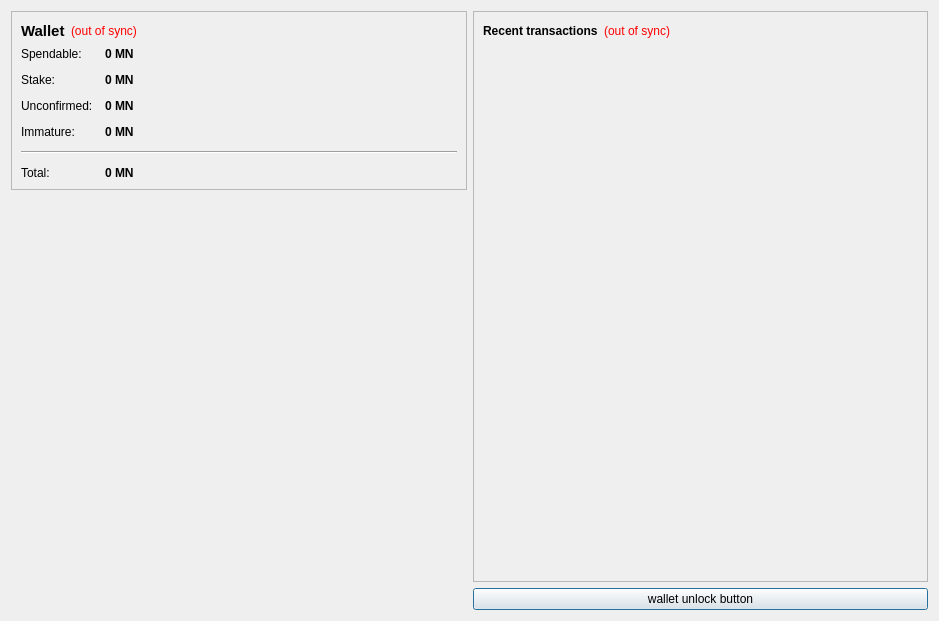
<?xml version="1.0" encoding="UTF-8"?>
<ui version="4.0">
 <class>OverviewPage</class>
 <widget class="QWidget" name="OverviewPage">
  <property name="geometry">
   <rect>
    <x>0</x>
    <y>0</y>
    <width>939</width>
    <height>621</height>
   </rect>
  </property>
  <property name="windowTitle">
   <string>Form</string>
  </property>
  <layout class="QHBoxLayout" name="horizontalLayout" stretch="0,0">
   <item>
    <layout class="QVBoxLayout" name="verticalLayout_2">
     <item>
      <widget class="QFrame" name="frame">
       <property name="frameShape">
        <enum>QFrame::StyledPanel</enum>
       </property>
       <property name="frameShadow">
        <enum>QFrame::Raised</enum>
       </property>
       <layout class="QVBoxLayout" name="verticalLayout_4">
        <item>
         <layout class="QHBoxLayout" name="horizontalLayout_4">
          <item>
           <widget class="QLabel" name="label_5">
            <property name="font">
             <font>
              <pointsize>11</pointsize>
              <weight>75</weight>
              <bold>true</bold>
             </font>
            </property>
            <property name="text">
             <string>Wallet</string>
            </property>
           </widget>
          </item>
          <item>
           <widget class="QLabel" name="labelWalletStatus">
            <property name="toolTip">
             <string>The displayed information may be out of date. Your wallet automatically synchronizes with the MNcash network after a connection is established, but this process has not completed yet.</string>
            </property>
            <property name="styleSheet">
             <string notr="true">QLabel { color: red; }</string>
            </property>
            <property name="text">
             <string notr="true">(out of sync)</string>
            </property>
            <property name="alignment">
             <set>Qt::AlignLeading|Qt::AlignLeft|Qt::AlignVCenter</set>
            </property>
           </widget>
          </item>
          <item>
           <spacer name="horizontalSpacer_2">
            <property name="orientation">
             <enum>Qt::Horizontal</enum>
            </property>
            <property name="sizeHint" stdset="0">
             <size>
              <width>40</width>
              <height>20</height>
             </size>
            </property>
           </spacer>
          </item>
         </layout>
        </item>
        <item>
         <layout class="QFormLayout" name="formLayout_2">
          <property name="fieldGrowthPolicy">
           <enum>QFormLayout::AllNonFixedFieldsGrow</enum>
          </property>
          <property name="horizontalSpacing">
           <number>12</number>
          </property>
          <property name="verticalSpacing">
           <number>12</number>
          </property>
          <item row="0" column="0">
           <widget class="QLabel" name="label">
            <property name="text">
             <string>Spendable:</string>
            </property>
           </widget>
          </item>
          <item row="0" column="1">
           <widget class="QLabel" name="labelBalance">
            <property name="font">
             <font>
              <weight>75</weight>
              <bold>true</bold>
             </font>
            </property>
            <property name="cursor">
             <cursorShape>IBeamCursor</cursorShape>
            </property>
            <property name="toolTip">
             <string>Your current spendable balance</string>
            </property>
            <property name="text">
             <string notr="true">0 MN</string>
            </property>
            <property name="textInteractionFlags">
             <set>Qt::LinksAccessibleByMouse|Qt::TextSelectableByKeyboard|Qt::TextSelectableByMouse</set>
            </property>
           </widget>
          </item>
          <item row="1" column="0">
           <widget class="QLabel" name="label_6">
            <property name="text">
             <string>Stake:</string>
            </property>
           </widget>
          </item>
          <item row="1" column="1">
           <widget class="QLabel" name="labelStake">
            <property name="font">
             <font>
              <weight>75</weight>
              <bold>true</bold>
             </font>
            </property>
            <property name="cursor">
             <cursorShape>IBeamCursor</cursorShape>
            </property>
            <property name="toolTip">
             <string>Total of coins that was staked, and do not yet count toward the current balance</string>
            </property>
            <property name="text">
             <string notr="true">0 MN</string>
            </property>
            <property name="textInteractionFlags">
             <set>Qt::LinksAccessibleByMouse|Qt::TextSelectableByKeyboard|Qt::TextSelectableByMouse</set>
            </property>
           </widget>
          </item>
          <item row="2" column="0">
           <widget class="QLabel" name="label_3">
            <property name="text">
             <string>Unconfirmed:</string>
            </property>
           </widget>
          </item>
          <item row="2" column="1">
           <widget class="QLabel" name="labelUnconfirmed">
            <property name="font">
             <font>
              <weight>75</weight>
              <bold>true</bold>
             </font>
            </property>
            <property name="cursor">
             <cursorShape>IBeamCursor</cursorShape>
            </property>
            <property name="toolTip">
             <string>Total of transactions that have yet to be confirmed, and do not yet count toward the current balance</string>
            </property>
            <property name="text">
             <string notr="true">0 MN</string>
            </property>
            <property name="textInteractionFlags">
             <set>Qt::LinksAccessibleByMouse|Qt::TextSelectableByKeyboard|Qt::TextSelectableByMouse</set>
            </property>
           </widget>
          </item>
          <item row="3" column="0">
           <widget class="QLabel" name="labelImmatureText">
            <property name="text">
             <string>Immature:</string>
            </property>
           </widget>
          </item>
          <item row="3" column="1">
           <widget class="QLabel" name="labelImmature">
            <property name="font">
             <font>
              <weight>75</weight>
              <bold>true</bold>
             </font>
            </property>
            <property name="toolTip">
             <string>Mined balance that has not yet matured</string>
            </property>
            <property name="text">
             <string notr="true">0 MN</string>
            </property>
            <property name="textInteractionFlags">
             <set>Qt::LinksAccessibleByMouse|Qt::TextSelectableByKeyboard|Qt::TextSelectableByMouse</set>
            </property>
           </widget>
          </item>
          <item row="4" column="0" colspan="2">
           <widget class="Line" name="line">
            <property name="orientation">
             <enum>Qt::Horizontal</enum>
            </property>
           </widget>
          </item>
          <item row="5" column="0">
           <widget class="QLabel" name="labelTotalText">
            <property name="text">
             <string>Total:</string>
            </property>
           </widget>
          </item>
          <item row="5" column="1">
           <widget class="QLabel" name="labelTotal">
            <property name="font">
             <font>
              <weight>75</weight>
              <bold>true</bold>
             </font>
            </property>
            <property name="cursor">
             <cursorShape>IBeamCursor</cursorShape>
            </property>
            <property name="toolTip">
             <string>Your current total balance</string>
            </property>
            <property name="text">
             <string notr="true">0 MN</string>
            </property>
            <property name="textInteractionFlags">
             <set>Qt::LinksAccessibleByMouse|Qt::TextSelectableByKeyboard|Qt::TextSelectableByMouse</set>
            </property>
           </widget>
          </item>
         </layout>
        </item>
       </layout>
      </widget>
     </item>
     <item>
      <spacer name="verticalSpacer_4">
       <property name="orientation">
        <enum>Qt::Vertical</enum>
       </property>
       <property name="sizeHint" stdset="0">
        <size>
         <width>20</width>
         <height>40</height>
        </size>
       </property>
      </spacer>
     </item>
     <item>
      <widget class="QLabel" name="label_2">
       <property name="text">
        <string/>
       </property>
       <property name="pixmap">
        <pixmap resource="../bitcoin.qrc">:/icons/bitcoin</pixmap>
       </property>
       <property name="alignment">
        <set>Qt::AlignCenter</set>
       </property>
      </widget>
     </item>
     <item>
      <spacer name="verticalSpacer">
       <property name="orientation">
        <enum>Qt::Vertical</enum>
       </property>
       <property name="sizeHint" stdset="0">
        <size>
         <width>20</width>
         <height>40</height>
        </size>
       </property>
      </spacer>
     </item>
    </layout>
   </item>
   <item>
    <layout class="QVBoxLayout" name="verticalLayout_3">
     <item>
      <widget class="QFrame" name="frame_2">
       <property name="frameShape">
        <enum>QFrame::StyledPanel</enum>
       </property>
       <property name="frameShadow">
        <enum>QFrame::Raised</enum>
       </property>
       <layout class="QVBoxLayout" name="verticalLayout">
        <item>
         <layout class="QHBoxLayout" name="horizontalLayout_2">
          <item>
           <widget class="QLabel" name="label_4">
            <property name="text">
             <string>&lt;b&gt;Recent transactions&lt;/b&gt;</string>
            </property>
           </widget>
          </item>
          <item>
           <widget class="QLabel" name="labelTransactionsStatus">
            <property name="toolTip">
             <string>The displayed information may be out of date. Your wallet automatically synchronizes with the MNcash network after a connection is established, but this process has not completed yet.</string>
            </property>
            <property name="styleSheet">
             <string notr="true">QLabel { color: red; }</string>
            </property>
            <property name="text">
             <string notr="true">(out of sync)</string>
            </property>
            <property name="alignment">
             <set>Qt::AlignRight|Qt::AlignTrailing|Qt::AlignVCenter</set>
            </property>
           </widget>
          </item>
          <item>
           <spacer name="horizontalSpacer">
            <property name="orientation">
             <enum>Qt::Horizontal</enum>
            </property>
            <property name="sizeHint" stdset="0">
             <size>
              <width>40</width>
              <height>20</height>
             </size>
            </property>
           </spacer>
          </item>
         </layout>
        </item>
        <item>
         <widget class="QListView" name="listTransactions">
          <property name="styleSheet">
           <string notr="true">QListView { background: transparent; }</string>
          </property>
          <property name="frameShape">
           <enum>QFrame::NoFrame</enum>
          </property>
          <property name="verticalScrollBarPolicy">
           <enum>Qt::ScrollBarAlwaysOff</enum>
          </property>
          <property name="horizontalScrollBarPolicy">
           <enum>Qt::ScrollBarAlwaysOff</enum>
          </property>
          <property name="selectionMode">
           <enum>QAbstractItemView::NoSelection</enum>
          </property>
         </widget>
        </item>
       </layout>
      </widget>
     </item>
     <item>
      <widget class="QPushButton" name="unlockWalletButton">
       <property name="sizePolicy">
        <sizepolicy hsizetype="Minimum" vsizetype="Fixed">
         <horstretch>0</horstretch>
         <verstretch>0</verstretch>
        </sizepolicy>
       </property>
       <property name="maximumSize">
        <size>
         <width>16777214</width>
         <height>16777214</height>
        </size>
       </property>
       <property name="toolTip">
        <string/>
       </property>
       <property name="text">
        <string>wallet unlock button</string>
       </property>
       <property name="checkable">
        <bool>false</bool>
       </property>
       <property name="autoDefault">
        <bool>false</bool>
       </property>
       <property name="default">
        <bool>true</bool>
       </property>
       <property name="flat">
        <bool>false</bool>
       </property>
      </widget>
     </item>
    </layout>
   </item>
  </layout>
 </widget>
 <resources>
  <include location="../bitcoin.qrc"/>
 </resources>
 <connections/>
</ui>
